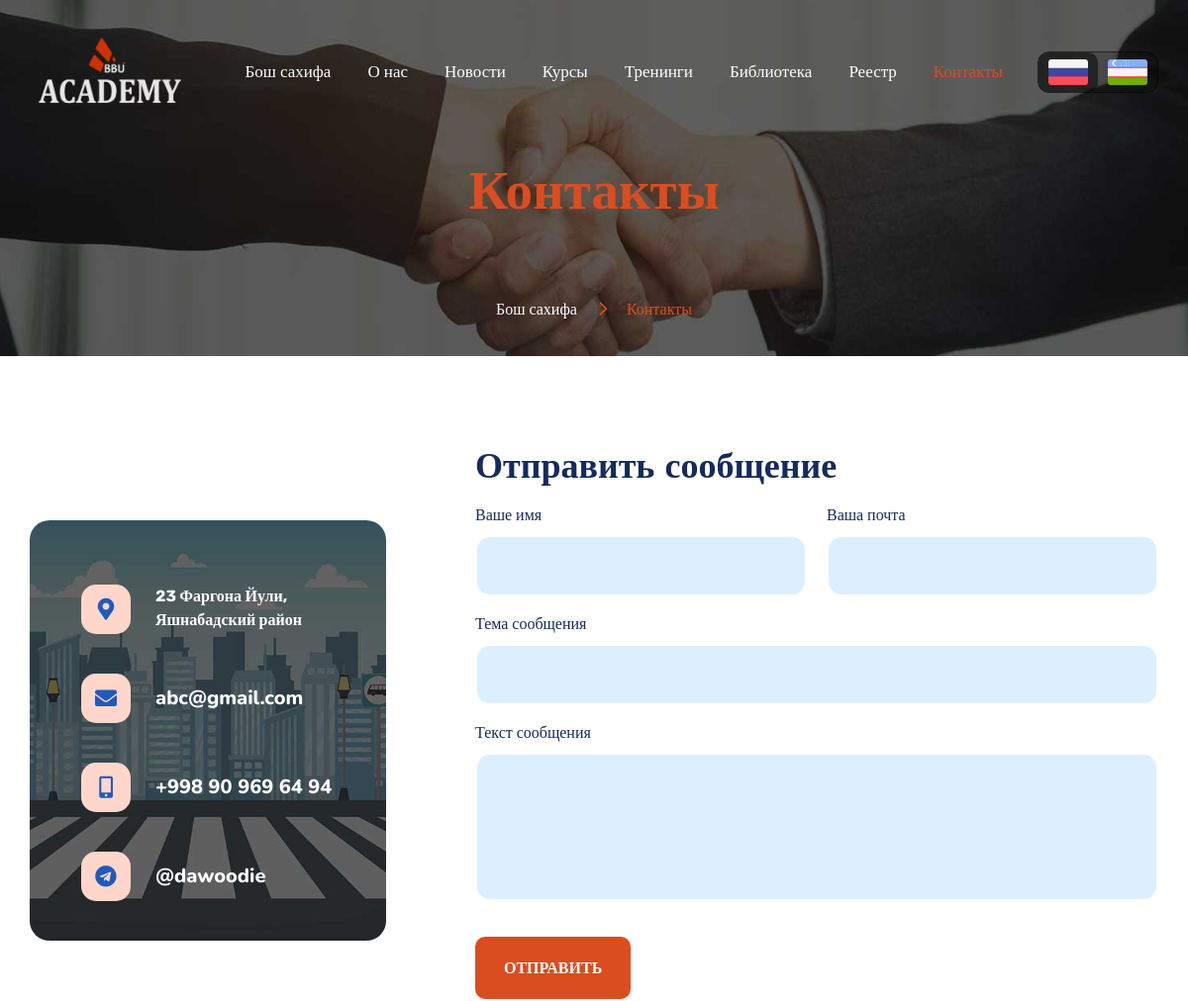
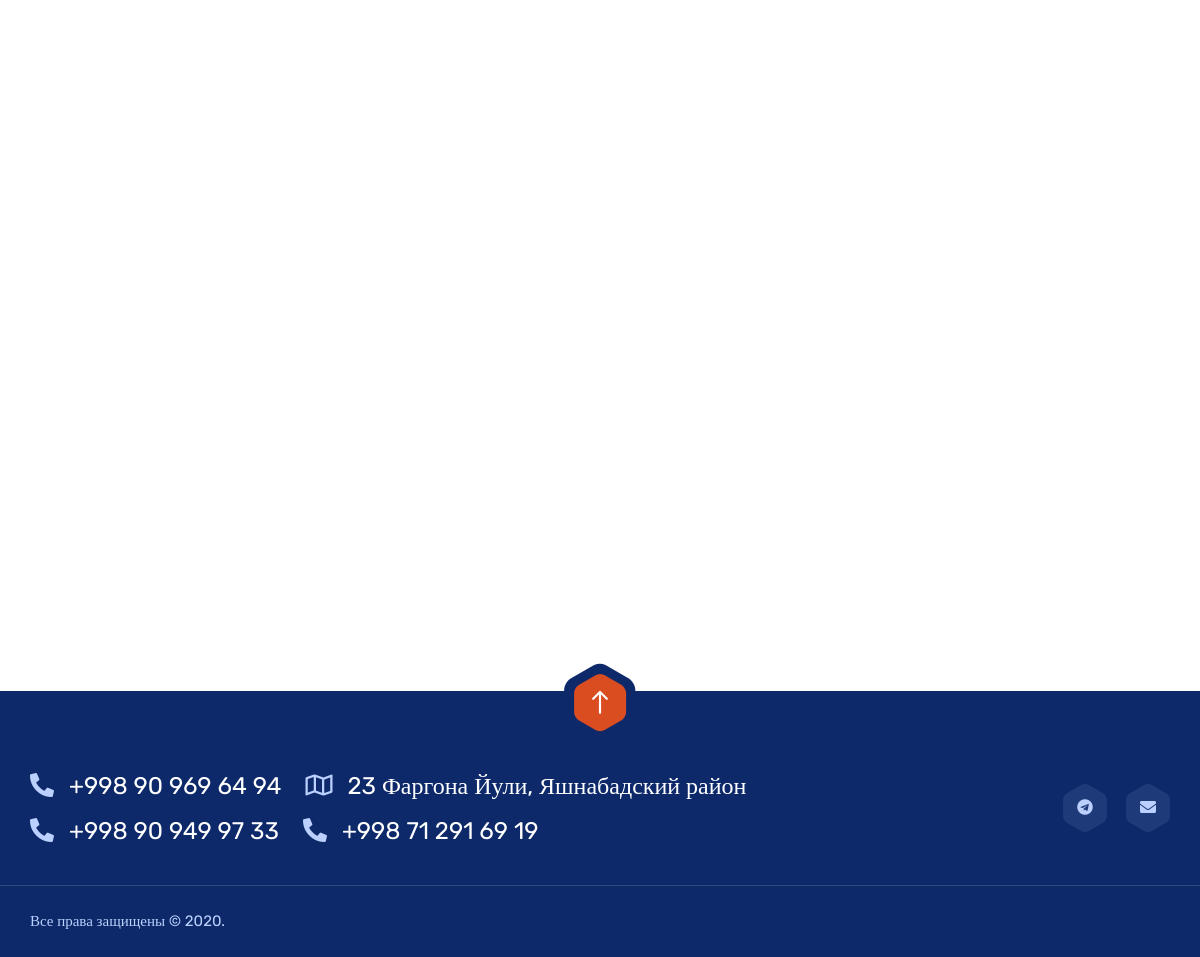
/contacts/, run on the app's committed database (2 pictures, top to bottom).
### settings/models.py (models this page shows, shortened)
class Page(models.Model):
    name = models.CharField("Имя страницы (из urls.py)", max_length=200, unique=True)
    template_name = models.CharField("Путь к шаблону", max_length=200, null=True, blank=True)
    parent_page = models.ForeignKey(verbose_name="Следует после (в хлебных крошках)", to='Page', on_delete=models.DO_NOTHING, null=True, blank=True)
    sorting = models.PositiveIntegerField("Порядок отображения в меню", default=0, blank=False, null=False)
    title = models.CharField("Заголовок страницы", max_length=200)
    show_in_menu = models.BooleanField("Показывать в меню", default=False)
    menu_name = models.CharField("Название в меню", help_text="Оставьте пустым, чтобы использовать заголовок страницы", max_length=200, null=True, blank=True)
    meta_description = models.CharField("Описание (мета-тег)", help_text="Необязательно. Используется для SEO.", max_length=1000, null=True, blank=True)
    meta_keywords = models.CharField("Ключевые слова (мета-тег)", help_text="Необязательно. Используется для SEO.", max_length=500, null=True, blank=True)
    meta_robots = models.CharField("Robots (мета-тег)", help_text="Необязательно. Используется для SEO.", max_length=500, null=True, blank=True)
    def get_menu_name(self):
        return self.menu_name if self.menu_name else self.title
    def breadcrumbs(self, first_call=True):
        if first_call:
            this_value = f"""<li class="active">{self.title}</li>"""
        else:
            this_value = f"""<li><a href="{reverse(self.name)}" title="{self.title}">{self.title}</a></li>"""
        if self.parent_page:
            return f"{self.parent_page.breadcrumbs(False)}\n{this_value}"
        else:
            return this_value
    class Meta:
        ordering = ['sorting']
        verbose_name = "Настройки страницы"
        verbose_name_plural = "Настройки страниц"

class StaticInformation(models.Model):
    name = models.CharField("Название", max_length=200)
    key = models.CharField("Ключ", max_length=200)
    value = models.CharField("Значение", max_length=500)
    class Meta:
        verbose_name = "Статическая информация"
        verbose_name_plural = "Статическая информация"

### settings/views.py (the view)
# urls.py: path('contacts/', other_views.contacts, name='contacts'),
def contacts(request):
    if request.method == "POST":
        form = MessageForm(request.POST)
        if form.is_valid():
            name = form.cleaned_data.get("name")
            user_email = form.cleaned_data.get("email")
            context = {
                "name": name,
                "email": user_email,
                "subject": form.cleaned_data.get("subject"),
                "message": form.cleaned_data.get("message"),
            }
            rendered_message = render_to_string('contacts/email_message.html', context)
            send_mail(
                subject=f"Новое сообщение от {name} с сайта {request.get_host()}",
                message=strip_tags(rendered_message),
                from_email=user_email,
                recipient_list=[ADMIN_EMAIL, ],
                fail_silently=True,
                html_message=rendered_message
            )
            form = MessageForm()
    else:
        form = MessageForm()
    page = Page.objects.get(name="contacts")
    context = {
        "page": page,
        "form": form
    }
    return render(request, "contacts/contacts.html", context)

### settings/forms.py
class MessageForm(forms.Form):
    name = forms.CharField(required=True, widget=forms.TextInput(attrs={"class": "form-control", "id": "contactform-name", "name": "ContactForm[name]"}))
    email = forms.EmailField(required=True, widget=forms.EmailInput(attrs={"class": "form-control", "id": "contactform-email", "name": "ContactForm[email]"}))
    subject = forms.CharField(required=False, widget=forms.TextInput(attrs={"class": "form-control", "id": "contactform-subject", "name": "ContactForm[subject]"}))
    message = forms.CharField(required=True, widget=forms.Textarea(attrs={"class": "form-control", "id": "contactform-body", "name": "ContactForm[body]", "cols": 6}))

### templates/contacts/contacts.html (shortened to what this page needs)
{% extends 'base.html' %}
{% load static %}
{% load i18n %}
{% block main %}
<section>
    <div class="w-100 pt-60 position-relative">
        <div class="fixed-bg" style="background-image: url({% static 'images/contact.jpg' %});"></div>
        <div class="container">
            <div class="page-title-wrap text-center w-100 d-inline-block">
                <div class="page-title-inner d-inline-block">
                    <h2 class="mb-0 text-color7">{{ page.title }}</h2>
                </div>
                <div class="breadcrumbs-wrap w-100">
                    <ul class="breadcrumbs mb-0 list-unstyled d-inline-flex">
                        {{ page.breadcrumbs| safe }}
                    </ul>
                </div>
            </div>
        </div>
    </div>
</section>
<section>
    <div class="w-100 pt-50 pb-86">
        <div class="container">
            <div class="contact-wrap w-100">
                <div class="row align-items-center">
                    <div class="col-md-5 col-sm-12 col-lg-4">
                        <div class="get-in-touch-wrap mt-40 text-white w-100 overflow-hidden brd-rd20" style="background-image: url({% static 'images/46230.jpg' %});">
                            <div class="contact-info-box mt-20 d-flex flex-wrap w-100">
                                <i class="fas fa-map-marker-alt"></i>
                                <div class="contact-info-inner">
                                    <p class="mb-0">{{ address }}</p>
                                </div>
                            </div>
                            <a href="mailto:{{ email }}" class="contact-info-box contact-info-box-hover mt-20 d-flex flex-wrap w-100">
                                <i class="fas fa-envelope"></i>
                                <div class="contact-info-inner">
                                    <h4 class="mb-0">{{ email }}</h4>
                                </div>
                            </a>
                            <a href="tel:{{ phone1 }}" class="contact-info-box contact-info-box-hover mt-20 d-flex flex-wrap w-100">
                                <i class="fas fa-mobile-alt"></i>
                                <div class="contact-info-inner">
                                    <h4 class="mb-0">{{ phone1 }}</h4>
                                </div>
                            </a>
                            <a href="https://t.me/{% if telegram|slice:":1" == "@" %}{{ telegram|slice:"1:" }}{% else %}{{ telegram }}{% endif %}" class="contact-info-box contact-info-box-hover mt-20 d-flex flex-wrap w-100">
                                <i class="fab fa-telegram"></i>
                                <div class="contact-info-inner">
                                    <h4 class="mb-0">{% if telegram|slice:":1" == "@" %}{{ telegram }}{% else %}@{{ telegram }}{% endif %}</h4>
                                </div>
                            </a>
                        </div>
                    </div>
                    <div class="col-md-7 col-sm-12 col-lg-8">
                        <div class="contact-form-wrap contact-form mt-40 w-100">
                            <h2 class="mb-0">{% translate "Отправить сообщение" %}</h2>
                            <form class="w-100" method="POST" id="email-form">
                                <div class="row mrg20">
                                    <div class="col-md-6 col-sm-6 col-lg-6">
                                        <div class="form-group field-contactform-name required">
                                            <label class="control-label" for="contactform-name">{% translate "Ваше имя" %}</label>
                                            {{ form.name }}
                                        </div>
                                    </div>
                                    <div class="col-md-6 col-sm-6 col-lg-6">
                                        <div class="form-group field-contactform-email required">
                                            <label class="control-label" for="contactform-email">{% translate "Ваша почта" %}</label>
                                            {{ form.email }}
                                        </div>
                                    </div>
                                    <div class="col-md-12 col-sm-12 col-lg-12">
                                        <div class="form-group field-contactform-subject required">
                                            <label class="control-label" for="contactform-subject">{% translate "Тема сообщения" %}</label>
                                            {{ form.subject }}
                                        </div>
                                    </div>
                                    <div class="col-md-12 col-sm-12 col-lg-12">
                                        <div class="form-group field-contactform-body required">
                                            <label class="control-label" for="contactform-body">{% translate "Текст сообщения" %}</label>
                                            {{ form.message }}
                                        </div>
                                    </div>
                                    <div class="form-group">
                                        <button type="submit" class="theme-btn fill-btn2 mt-20" name="contact-button">{% translate "Отправить" %}</button>
                                    </div>
                                </div>
                            </form>
                        </div>
                    </div>
                </div>
            </div>
            <div id="map" class="contact-map w-100 mt-50 brd-rd20">
            </div>
        </div>
    </div>
</section>
{% endblock %}

### templates/base.html (shortened to what this page needs)
<!DOCTYPE html>
<html lang="ru">
<head>
    {% load static %}
    {% load i18n %}
    <link rel="stylesheet" href="{% static 'css/all.min.css' %}">
    <link rel="stylesheet" href="{% static 'css/flaticon.css' %}">
    <link rel="stylesheet" href="{% static 'css/animate.min.css' %}">
    <link rel="stylesheet" href="{% static 'css/bootstrap.min.css' %}">
    <link rel="stylesheet" href="{% static 'css/bootstrap-select.min.css' %}">
    <link rel="stylesheet" href="{% static 'css/owl.carousel.min.css' %}">
    <link rel="stylesheet" href="{% static 'css/jquery.fancybox.min.css' %}">
    <link rel="stylesheet" href="{% static 'css/perfect-scrollbar.css' %}">
    <link rel="stylesheet" href="{% static 'css/slick.css' %}">
    <link rel="stylesheet" href="{% static 'css/style.css' %}">
    <link rel="stylesheet" href="{% static 'css/responsive.css' %}">
    <link rel="stylesheet" href="{% static 'css/color.css' %}">
    <link rel="stylesheet" href="{% static 'css/revolution/settings.css' %}">
    <link rel="stylesheet" href="{% static 'css/revolution/layers.css' %}">
    <link rel="stylesheet" href="{% static 'css/revolution/navigation.css' %}">
    <link rel="stylesheet" href="{% static 'css/additional.css' %}">
</head>
<body>
    <main>
        <header class="style1 logo-left">
            <div class="container d-flex flex-row justify-content-between flex-nowrap">
                <div class="header-nav-wrap w-100">
                    <nav class="nav-wrap d-flex flex-row align-items-center justify-content-between flex-nowrap">
                        <div class="menu-wrap d-flex flex-row justify-content-start flex-nowrap w-100">
                            <div class="logo">
                                <a class="desktop-logo" href="{% url 'index' %}" title="{{ page.title }}">
                                    <img class="default-logo img-fluid" src="{% static '/images/logo-w.png' %}" alt="Logo"
                                         srcset="{% static '/images/logo-w.png' %}" width="160">
                                </a>
                            </div>
                            <div class="menu d-flex flex-row align-items-center justify-content-end flex-nowrap w-100">
                                <ul class="main-menu mb-0 list-unstyled d-flex flex-row align-items-center justify-content-start flex-wrap">
                                    {{ page_menu| safe }}
                                </ul>
                            </div>
                        </div>
                        <div class="menu-right-icons d-flex flex-row align-items-center justify-content-end flex-nowrap">
                            <div class="languages d-flex">
                                <a href="{% url 'set_language' 'ru' %}" class="language-item {% if request.LANGUAGE_CODE == "ru" %}active{% endif %}">
                                    <img src="{% static 'images/flag-ru.png' %}" alt="Флаг России">
                                </a>
                                <a href="{% url 'set_language' 'uz' %}" class="language-item {% if request.LANGUAGE_CODE == "uz" %}active{% endif %}">
                                    <img src="{% static 'images/flag-uz.png' %}" alt="Флаг Узбекистана">
                                </a>
                            </div>
                        </div>
                    </nav>
                </div>
            </div>
        </header>
        {% block main %}
        {% endblock %}
        <footer>
            <div class="w-100 pt-70 bg-color14 text-color15 position-relative">
                <div class="scroll-top-btn position-absolute"><a href="javascript:void(0);" title=""><i
                        class="metaicon-arrow-pointing-to-up"></i></a></div>
                <div class="container">
                    <div class="footer-content-wrap align-items-center d-flex justify-content-between flex-wrap w-100">
                        <div class="footer-content-inner">
                            <ul class="mb-0 d-flex list-unstyled">
                                <li class="text-white"><a href="tel:{{ phone1 }}" title="{% translate "Позвонить на номер" %} {{ phone1 }}"><i
                                        class="fas fa-phone-alt text-color15"></i>{{ phone1 }}</a></li>
                                <li class="text-white"><i class="far fa-map text-color15"></i>{{ address }}
                                </li>
                            </ul>
                            <ul class="mb-0 d-flex list-unstyled">
                                <li class="text-white"><a href="tel:{{ phone2 }}" title="{% translate "Позвонить на номер" %} {{ phone2 }}"><i
                                        class="fas fa-phone-alt text-color15"></i>{{ phone2 }}</a></li>
                                <li class="text-white"><a href="tel:{{ phone3 }}" title="{% translate "Позвонить на номер" %} {{ phone3 }}"><i
                                        class="fas fa-phone-alt text-color15"></i>{{ phone3 }}</a></li>
                            </ul>
                        </div>
                        <div class="scl-links2">
                            <a href="https://t.me/{% if telegram|slice:":1" == "@" %}{{ telegram|slice:"1:" }}{% else %}{{ telegram }}{% endif %}"
                               title="{% translate "Перейти в наш telegram" %}" target="_blank"><i class="fab fa-telegram"></i></a>
                            <a href="mailto:{{ email }}" title="{% translate "Написать сообщение на нашу почту" %}" target="_blank"><i
                                    class="fas fa-envelope"></i></a>
                        </div>
                    </div>
                    <div class="copyright w-100">
                        <p class="mb-0">Все права защищены &copy; 2020.</p>
                    </div>
                </div>
            </div>
        </footer>
    </main>
</body>

### static/css/color.css (style rules this page uses)
.thm-brd-clr, { border-color: #ffe27a; }

### static/css/additional.css (style rules this page uses)
@media screen and (max-width: 1200px) { .container { padding: 0 15px } }
footer { margin-top: 40px; }
.responsive-menu ul li a.active, .main-menu li a.active { color: var(--color7) !important; }
.contact-info-box { padding: 10px 12px; border-radius: 10px; }
html { scroll-behavior: smooth; }
.languages { background-color: rgba(0,0,0, 0.2); border: 1px solid rgba(0,0,0, 0.5); border-radius: 12px; }
.languages .language-item.active { background-color: rgba(0,0,0, 0.5); border-radius: 10px; }
.language-item { padding: 0 10px; display: block; width: 60px; }
.language-item img { height: auto; width: 100%; }

### data on the page
Page: title "Контакты", breadcrumbs "Бош сахифа Контакты"
StaticInformation: value "23 Фаргона Йули, Яшнабадский район"
StaticInformation: value "abc@gmail.com"
StaticInformation: value "+998 90 969 64 94"
StaticInformation: value "@dawoodie"
StaticInformation: value "+998 90 949 97 33"
StaticInformation: value "+998 71 291 69 19"

### other printed values
{{ page_menu| safe }} "Бош сахифа О нас Новости Курсы Тренинги Библиотека Реестр Контакты"
